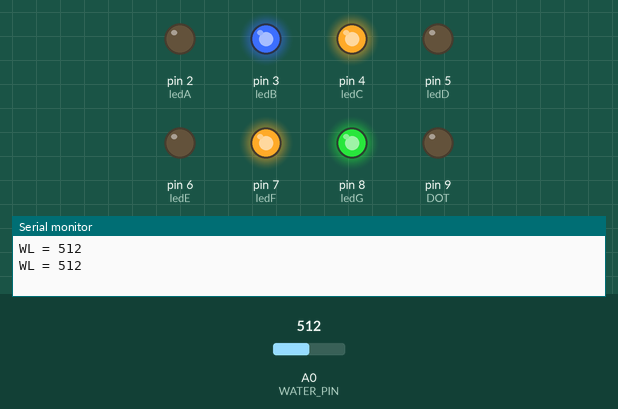
The sketch below on a simulated Arduino Uno, built with avr-gcc and run on an emulated ATmega328P. Shown: output pins drawn as LEDs (lit = HIGH), the last lines printed to the serial monitor. The inputs (shaded band) are chosen by the test bench; at power-on: A0 (WATER_PIN) = 512.

Above: at 1.8 s.
1.9 s: A0 (WATER_PIN) set to 307
3.4 s: A0 (WATER_PIN) set to 286
At 5.1 s:
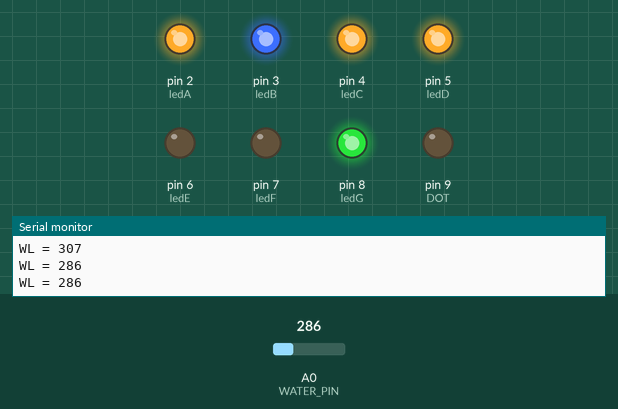
5.5 s: A0 (WATER_PIN) set to 214
7.2 s: A0 (WATER_PIN) set to 190
At 9.2 s:
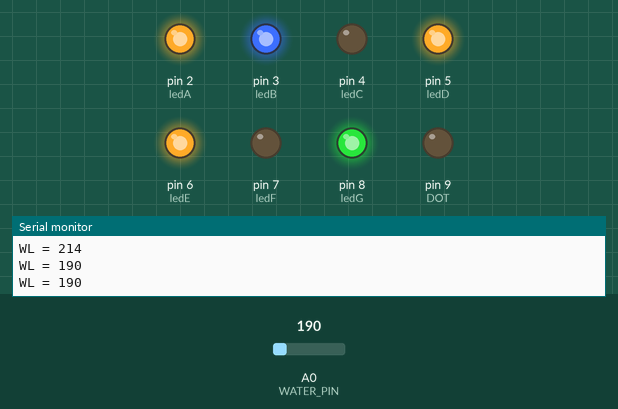
9.5 s: A0 (WATER_PIN) set to 111
11.2 s: A0 (WATER_PIN) set to 95
At 12.5 s:
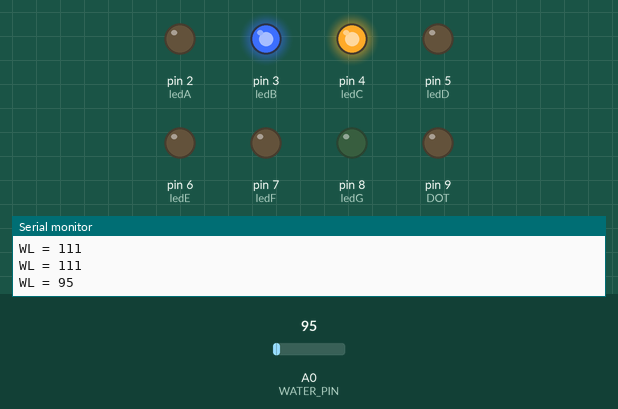
Timing chart, 0 to 14.2 s (numbered marks = the images above; inputs shaded):
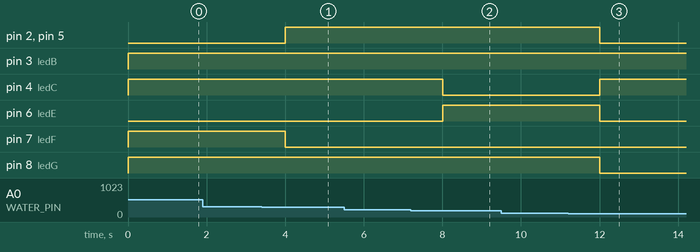

Measured:
- the behaviour switches between 301 and 300 on A0 (WATER_PIN) (found by bisection; images 0 and 1)
- the behaviour switches between 201 and 200 on A0 (WATER_PIN) (found by bisection; images 1 and 2)
- the behaviour switches between 101 and 100 on A0 (WATER_PIN) (found by bisection; images 2 and 3)
- after the input at 3.4 s, pin 2 (ledA), pin 5 (ledD): LOW → HIGH after 0.60 s; pin 7 (ledF): HIGH → LOW after 0.60 s
- after the input at 7.2 s, pin 4 (ledC): HIGH → LOW after 0.80 s; pin 6 (ledE): LOW → HIGH after 0.80 s
- after the input at 11.2 s, pin 2 (ledA), pin 5 (ledD), pin 6 (ledE), pin 8 (ledG): HIGH → LOW after 0.80 s; pin 4 (ledC): LOW → HIGH after 0.80 s

The sketch:

golden_bell_C29-1.ino
```cpp
#define WATER_PIN A0
int ledA=2;
int ledB=3;
int ledC=4;
int ledD=5;
int ledE=6;
int ledF=7;
int ledG=8;
int DOT=9;


void setup() {
Serial.begin(9600);
pinMode(ledA, OUTPUT);
  pinMode(ledB, OUTPUT);
  pinMode(ledC, OUTPUT);
  pinMode(ledD, OUTPUT);
  pinMode(ledE, OUTPUT);
  pinMode(ledF, OUTPUT);
  pinMode(ledG, OUTPUT);
  pinMode(DOT, OUTPUT);
}

void loop() {
 int waterLevel = analogRead(WATER_PIN);
 Serial.print("WL = ");
 Serial.println(waterLevel);

 if(waterLevel <= 100){
  Number(1);
  delay(1000);
 }
else if(waterLevel <= 200){
  Number(2);
  delay(1000);
 }
else if(waterLevel <= 300){
  Number(3);
  delay(1000);
 }
else{
  Number(4);
  delay(1000);
 }
}
void Number(int n)
{
  switch(n){

    case 0: // 0출력
    digitalWrite(ledA, HIGH);
    digitalWrite(ledB, HIGH);
    digitalWrite(ledC, HIGH);
    digitalWrite(ledD, HIGH);
    digitalWrite(ledE, HIGH);
    digitalWrite(ledF, HIGH);
    digitalWrite(ledG, LOW);
    digitalWrite(DOT, LOW);
    break;

    case 1: // 1 출력
    digitalWrite(ledA, LOW);
    digitalWrite(ledB, HIGH);
    digitalWrite(ledC, HIGH);
    digitalWrite(ledD, LOW);
    digitalWrite(ledE, LOW);
    digitalWrite(ledF, LOW);
    digitalWrite(ledG, LOW);
    digitalWrite(DOT, LOW);
    break;

    case 2: // 2 출력
    digitalWrite(ledA, HIGH);
    digitalWrite(ledB, HIGH);
    digitalWrite(ledC, LOW);
    digitalWrite(ledD, HIGH);
    digitalWrite(ledE, HIGH);
    digitalWrite(ledF, LOW);
    digitalWrite(ledG, HIGH);
    digitalWrite(DOT, LOW);
    break;

    case 3: // 3 출력
    digitalWrite(ledA, HIGH);
    digitalWrite(ledB, HIGH);
    digitalWrite(ledC, HIGH);
    digitalWrite(ledD, HIGH);
    digitalWrite(ledE, LOW);
    digitalWrite(ledF, LOW);
    digitalWrite(ledG, HIGH);
    digitalWrite(DOT, LOW);
    break;

    case 4: // 4 출력
    digitalWrite(ledA, LOW);
    digitalWrite(ledB, HIGH);
    digitalWrite(ledC, HIGH);
    digitalWrite(ledD, LOW);
    digitalWrite(ledE, LOW);
    digitalWrite(ledF, HIGH);
    digitalWrite(ledG, HIGH);
    digitalWrite(DOT, LOW);
    break;

    case 5: // 5 출력
    digitalWrite(ledA, HIGH);
    digitalWrite(ledB, LOW);
    digitalWrite(ledC, HIGH);
    digitalWrite(ledD, HIGH);
    digitalWrite(ledE, LOW);
    digitalWrite(ledF, HIGH);
    digitalWrite(ledG, HIGH);
    digitalWrite(DOT, LOW);
    break;

    case 6: // 6 출력
    digitalWrite(ledA, HIGH);
    digitalWrite(ledB, LOW);
    digitalWrite(ledC, HIGH);
    digitalWrite(ledD, HIGH);
    digitalWrite(ledE, HIGH);
    digitalWrite(ledF, HIGH);
    digitalWrite(ledG, HIGH);
    digitalWrite(DOT, LOW);
    break;

    case 7: // 7 출력
    digitalWrite(ledA, HIGH);
    digitalWrite(ledB, HIGH);
    digitalWrite(ledC, HIGH);
    digitalWrite(ledD, LOW);
    digitalWrite(ledE, LOW);
    digitalWrite(ledF, HIGH);
    digitalWrite(ledG, LOW);
    digitalWrite(DOT, LOW);
    break;

    case 8: // 8 출력
    digitalWrite(ledA, HIGH);
    digitalWrite(ledB, HIGH);
    digitalWrite(ledC, HIGH);
    digitalWrite(ledD, HIGH);
    digitalWrite(ledE, HIGH);
    digitalWrite(ledF, HIGH);
    digitalWrite(ledG, HIGH);
    digitalWrite(DOT, LOW);
    break;

    case 9: // 9 출력
    digitalWrite(ledA, HIGH);
    digitalWrite(ledB, HIGH);
    digitalWrite(ledC, HIGH);
    digitalWrite(ledD, HIGH);
    digitalWrite(ledE, LOW);
    digitalWrite(ledF, HIGH);
    digitalWrite(ledG, HIGH);
    digitalWrite(DOT, LOW);
    break;

    default:
    digitalWrite(ledA, LOW);
    digitalWrite(ledB, LOW);
    digitalWrite(ledC, LOW);
    digitalWrite(ledD, LOW);
    digitalWrite(ledE, LOW);
    digitalWrite(ledF, LOW);
    digitalWrite(ledG, LOW);
    digitalWrite(DOT, LOW);
    break;
  }
}
```
